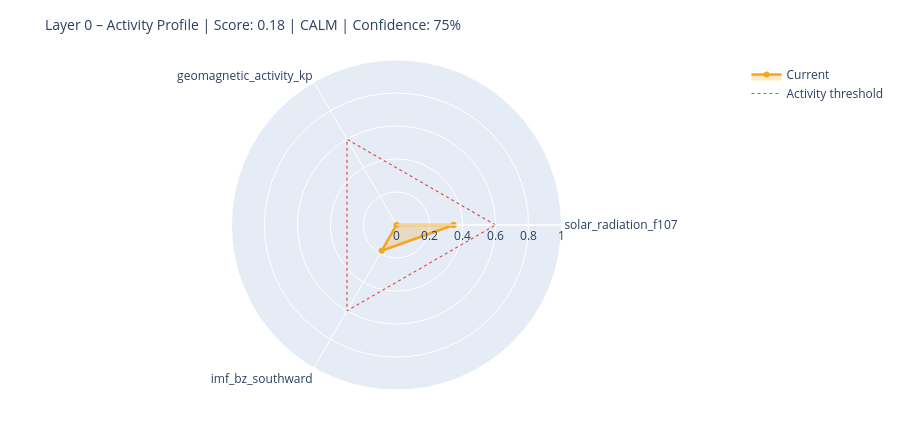

Notebook code cell kept with this figure:
### Markdown cell above
---
## 6. State Assessment & Handoff to Layer 1

### Code cell
# ============================================================
# STEP 1 – Collect raw values with source modes
# Mode: 'primary' | 'fallback_3h' | 'last_valid' | 'missing'
# ============================================================

def safe_last(df, col):
    if df is None or col not in df.columns: return None
    s = df[col].dropna()
    return float(s.iloc[-1]) if not s.empty else None

f107_now = safe_last(df_f107, 'f10.7')
bz_now   = safe_last(df_mag,  'bz_gsm')
kp_now   = safe_last(df_kp,   'kp')
sw_now   = safe_last(df_sw,   'speed')

source_modes = {
    'F10.7':    'primary'  if f107_now is not None else 'missing',
    'Kp':       'primary'  if kp_now   is not None else 'missing',
    'IMF_Bz':   'primary'  if bz_now   is not None else 'missing',
    'SW_speed': 'primary'  if sw_now   is not None else 'missing',
}

# Kp Fallback – 3h endpoint
if kp_now is None:
    try:
        r = requests.get(
            'https://services.swpc.noaa.gov/json/noaa-planetary-k-index.json',
            timeout=10)
        r.raise_for_status()
        fb = pd.DataFrame(r.json())
        tc = next((c for c in fb.columns if 'time' in c.lower()), fb.columns[0])
        kc = next((c for c in fb.columns if 'kp' in c.lower() and c != tc), None)
        if kc:
            fb[kc] = fb[kc].astype(str).str.extract(r'([0-9]+(?:\.[0-9]*)?)')[0]
            fb[kc] = pd.to_numeric(fb[kc], errors='coerce')
            fb = fb[fb[kc] >= 0].dropna(subset=[kc])
            if not fb.empty:
                kp_now = float(fb[kc].iloc[-1])
                source_modes['Kp'] = 'fallback_3h'
                print(f'  Kp fallback (3h): {kp_now:.1f}')
    except Exception as e:
        print(f'  Kp fallback failed: {e}')

# Solar Wind Fallback – last valid value
if sw_now is None and df_sw is not None and 'speed' in df_sw.columns:
    s = df_sw['speed'].dropna()
    if not s.empty:
        sw_now = float(s.iloc[-1])
        source_modes['SW_speed'] = 'last_valid'
        print(f'  SW fallback (last_valid): {sw_now:.0f} km/s')

print()
print('Source modes:', source_modes)

# ============================================================
# STEP 2 – Score from available components only
# ============================================================

def norm(v, lo, hi):
    if v is None: return None
    return max(0.0, min(1.0, (v - lo) / (hi - lo)))

COMPONENTS = {
    'solar_radiation_f107':    (f107_now, norm(f107_now, 60, 250)),
    'geomagnetic_activity_kp': (kp_now,   norm(kp_now,   0,   9)),
    'imf_bz_southward':        (bz_now,   norm(-(bz_now or 0) if bz_now else None, -5, 30)
                                           if bz_now is not None else None),
    'solar_wind_speed':        (sw_now,   norm(sw_now, 300, 800)),
}

available   = {k: v[1] for k, v in COMPONENTS.items() if v[1] is not None}
unavailable = [k for k, v in COMPONENTS.items() if v[1] is None]

layer0_score = round(sum(available.values()) / len(available), 4) if available else None
confidence   = round(len(available) / len(COMPONENTS), 2)

level = ('unknown'  if layer0_score is None
         else 'calm'     if layer0_score < 0.3
         else 'moderate' if layer0_score < 0.6
         else 'active')

# ============================================================
# STEP 3 – Dominant Driver
# ============================================================

def dominant_driver(kp, f107, bz, sw):
    candidates = []
    if kp   is not None and kp   >= 4:   candidates.append(('geomagnetic',    kp / 9))
    if sw   is not None and sw   >= 500:  candidates.append(('solar_wind',     sw / 800))
    if bz   is not None and bz   <= -5:   candidates.append(('imf_southward',  abs(bz) / 30))
    if f107 is not None and f107 >= 150:  candidates.append(('solar_radiation',f107 / 250))
    return max(candidates, key=lambda x: x[1])[0] if candidates else 'none'

driver = dominant_driver(kp_now, f107_now, bz_now, sw_now)

# ============================================================
# STEP 4 – Downstream expectations
# ============================================================

def downstream_expectation(driver, score, kp, bz, f107):
    exp = {
        'magnetosphere':        'calm',
        'ionosphere':           'calm',
        'schumann_resonance':   'unchanged',
        'lithosphere_currents': 'low',
    }
    if driver == 'geomagnetic' or (kp and kp >= 5):
        exp['magnetosphere']        = 'compressed / storm'
        exp['ionosphere']           = 'elevated disturbance (TEC variability)'
        exp['schumann_resonance']   = 'elevated amplitude possible'
        exp['lithosphere_currents'] = 'elevated induction currents'
    elif driver == 'imf_southward' or (bz and bz <= -5):
        exp['magnetosphere']        = 'energy coupling active'
        exp['ionosphere']           = 'elevated electron density possible'
        exp['schumann_resonance']   = 'slight modulation possible'
    elif driver == 'solar_radiation' or (f107 and f107 >= 150):
        exp['ionosphere']           = 'elevated ionization (F-layer)'
        exp['schumann_resonance']   = 'slightly elevated background activity'
    return exp

downstream = downstream_expectation(driver, layer0_score, kp_now, bz_now, f107_now)

# ============================================================
# CONSOLE OUTPUT
# ============================================================

W = 58
print('=' * W)
print('LAYER 0 – STATE ASSESSMENT')
print('=' * W)
for name, (raw_v, score_v) in COMPONENTS.items():
    if score_v is not None:
        bar = '█' * int(score_v * 20) + '░' * (20 - int(score_v * 20))
        print(f'  {name:<35}  {bar}  {score_v:.2f}')
    else:
        print(f'  {name:<35}  {"─" * 20}  n/a')
print('-' * W)
print(f'  Score ({len(available)}/{len(COMPONENTS)} components):  {layer0_score:.3f}')
print(f'  Confidence:         {confidence:.0%}')
print(f'  Level:              {level.upper()}')
print(f'  Dominant Driver:    {driver}')

# Radar chart
cats = list(available.keys())
vals = list(available.values())
if len(cats) >= 3:
    fig = go.Figure()
    fig.add_trace(go.Scatterpolar(
        r=vals + [vals[0]], theta=cats + [cats[0]],
        fill='toself', fillcolor='rgba(242,166,35,0.25)',
        line=dict(color='#F2A623', width=2.5), name='Current'
    ))
    fig.add_trace(go.Scatterpolar(
        r=[0.6] * (len(cats) + 1), theta=cats + [cats[0]],
        line=dict(color='#E24B4A', dash='dot', width=1.2),
        mode='lines', name='Activity threshold'
    ))
    fig.update_layout(
        title=dict(text=f'Layer 0 – Activity Profile | Score: {layer0_score:.2f} | {level.upper()} | Confidence: {confidence:.0%}',
                   font=dict(size=14)),
        polar=dict(radialaxis=dict(visible=True, range=[0, 1])),
        height=430, showlegend=True,
        margin=dict(l=60, r=60, t=60, b=40)
    )
    fig.show()

### Figure 1 — Plotly figure (JSON) as saved in the notebook; plotly's stock layout.template omitted (floating-point values rounded to 4 significant figures)
{"data": [{"fill": "toself", "fillcolor": "rgba(242,166,35,0.25)", "line": {"color": "#F2A623", "width": 2.5}, "name": "Current", "r": [0.3457, 0.0, 0.1803, 0.3457], "theta": ["solar_radiation_f107", "geomagnetic_activity_kp", "imf_bz_southward", "solar_radiation_f107"], "type": "scatterpolar"}, {"line": {"color": "#E24B4A", "dash": "dot", "width": 1.2}, "mode": "lines", "name": "Activity threshold", "r": [0.6, 0.6, 0.6, 0.6], "theta": ["solar_radiation_f107", "geomagnetic_activity_kp", "imf_bz_southward", "solar_radiation_f107"], "type": "scatterpolar"}], "layout": {"height": 430, "margin": {"b": 40, "l": 60, "r": 60, "t": 60}, "polar": {"radialaxis": {"range": [0, 1], "visible": true}}, "showlegend": true, "title": {"font": {"size": 14}, "text": "Layer 0 – Activity Profile | Score: 0.18 | CALM | Confidence: 75%"}}}
